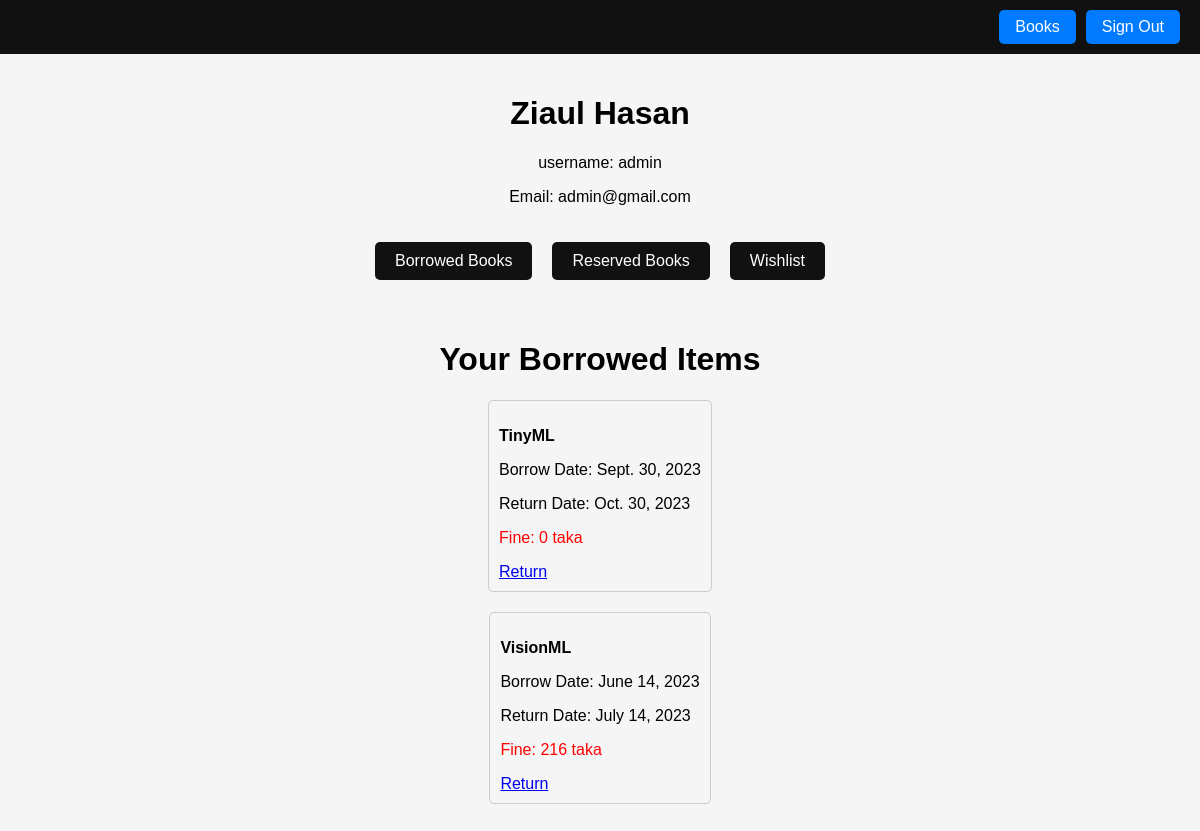
The page /borrowed (signed in) on the database as committed earlier.
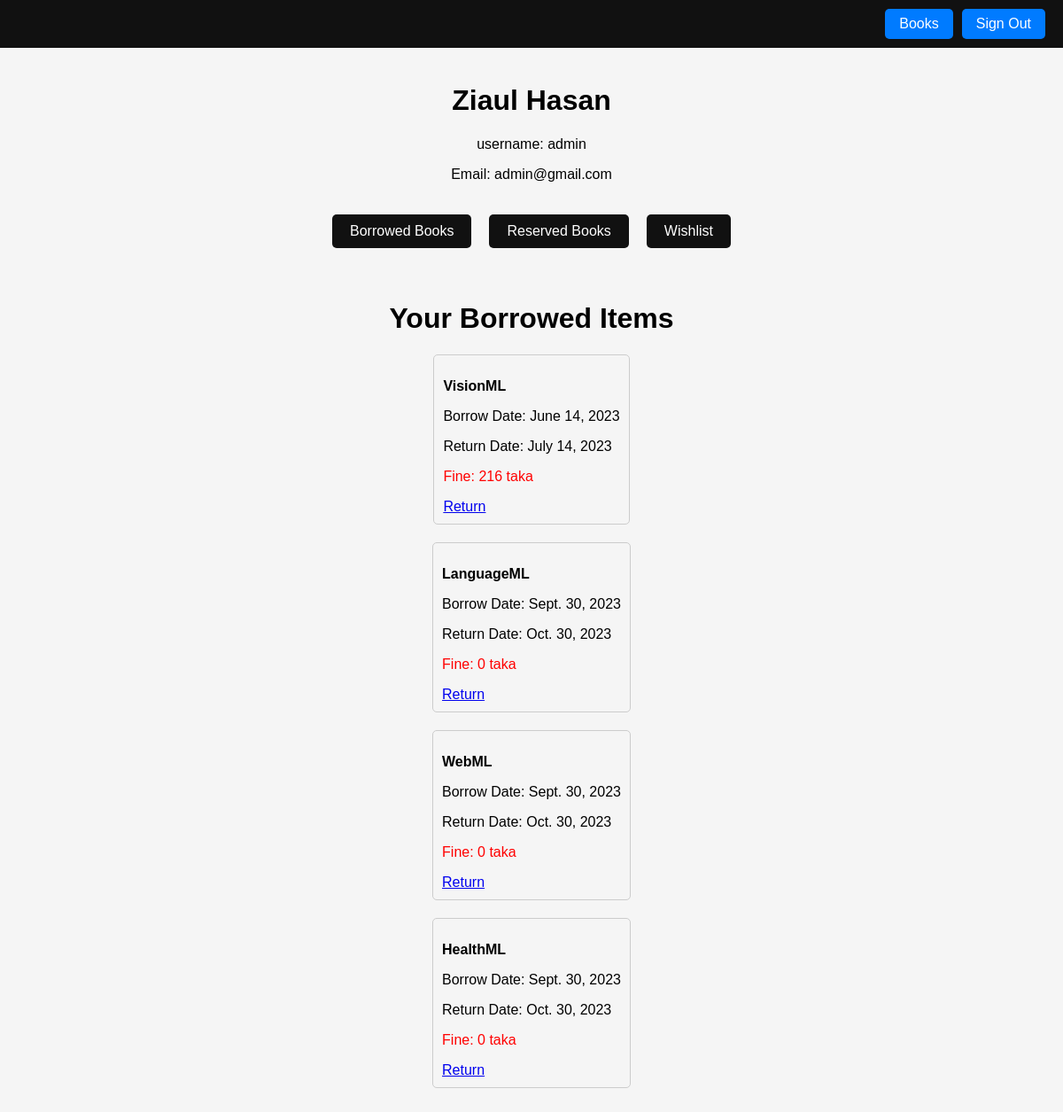
The same page on the database as committed later.
### library/models.py (models this page shows, shortened)
class Borrowed(models.Model):
    book = models.ForeignKey(Book, on_delete=models.CASCADE)
    user = models.ForeignKey(User, on_delete=models.CASCADE)
    borrow_date = models.DateField()

class Book(models.Model):
    title = models.CharField(max_length=200)
    author = models.CharField(max_length=100)
    ISBN = models.CharField(max_length=13, unique=True)
    publication_date = models.DateField()
    genre = models.CharField(max_length=100)
    availability_status = models.BooleanField(default=True)
    num_books_available = models.PositiveIntegerField(default=1)

### library/views.py (the view)
# urls.py: path('borrowed', views.borrowed, name='borrowed'),
def borrowed(request):
    if not request.user.is_authenticated:
        return HttpResponseRedirect(reverse("signup"))
    user = request.user
    borrowed_items = Borrowed.objects.filter(user=user)
    for item in borrowed_items:
        day1 = datetime.datetime.now()
        day2 = item.borrow_date
        date1 = date(day1.year, day1.month, day1.day)
        date2 = date(day2.year, day2.month, day2.day)
        item.fine = numOfDays(date1, date2) * 2
        item.return_date = item.borrow_date+timedelta(days=30)
    context = {
        'borrowed_items': borrowed_items
    }
    return render(request, 'library/6borrowed.html', context)

### library/views.py (called while the page is built)
def numOfDays(date1, date2):
    if date2 > date1:
        return (date2-date1).days
    else:
        return (date1-date2).days

### library/templates/library/6borrowed.html
{% extends 'library/4profile.html' %}
{% block div %}
<h1>Your Borrowed Items</h1>
{% for item in borrowed_items %}
    <div class="borrowed-item">
        <p class="book-title">{{ item.book.title }}</p>
        <p>Borrow Date: {{ item.borrow_date }}</p>
        <p>Return Date: {{ item.return_date }}</p>
        <p class="fine-amount">Fine: {{ item.fine }} taka</p>
        <a href="{% url 'return_book' item.id %}">Return</a>
    </div>
{% empty %}
    <p>You haven't borrowed any items yet.</p>
{% endfor %}
{% endblock %}

### library/templates/library/4profile.html (shortened to what this page needs)
<!DOCTYPE html>
<html lang="en">
<head>
</head>
<body>
    <div class="navbar">
        <a href="books" class="navbar-button">Books</a>
        <a href="signout" class="navbar-button">Sign Out</a>
    </div>
    <div class="content-container">
        <div class="user-info">
            <h1>{{user.first_name}} {{user.last_name}}</h1>
            <p>username: {{user.username}}</p>
            <p>Email: {{user.email}}</p>
        </div>
        <div class="button-row">
            <a href="borrowed" class="button">Borrowed Books</a>
            <a href="reserved" class="button">Reserved Books</a>
            <a href ="wishlist" class="button">Wishlist</a>
        </div>
    </div>
    <div class="content-container">
        {% block div %}
        {% endblock %}
    </div>
</body>
</html>

### library/templates/library/4profile.html (style rules this page uses)
body { background-color: #f5f5f5; margin: 0; padding: 0; font-family: Arial, sans-serif; }
.navbar { background-color: #111; padding: 10px 20px; color: #fff; display: flex; justify-content: flex-end; align-items: center; }
.navbar-button { background-color: #007BFF; color: #fff; border: none; padding: 8px 16px; margin-left: 10px; border-radius: 5px; cursor: pointer; text-decoration: none; }
.content-container { display: flex; flex-direction: column; justify-content: flex-start; align-items: center; padding: 20px; }
.user-info { text-align: center; margin-bottom: 20px; }
.button-row { display: flex; justify-content: center; }
.button { background-color: #111; color: #fff; border: none; padding: 10px 20px; margin: 0 10px; border-radius: 5px; cursor: pointer; text-decoration: none; }
.borrowed-item { margin-bottom: 20px; padding: 10px; border: 1px solid #ccc; border-radius: 5px; }
.book-title { font-weight: bold; }
.fine-amount { color: red; }

Rows that differ between the two databases and show on the page:
removed Borrowed: book "TinyML", borrow_date "Sept. 30, 2023", return_date "Oct. 30, 2023", fine "0"
added Borrowed: book "LanguageML", borrow_date "Sept. 30, 2023", return_date "Oct. 30, 2023", fine "0"
added Borrowed: book "WebML", borrow_date "Sept. 30, 2023", return_date "Oct. 30, 2023", fine "0"
added Borrowed: book "HealthML", borrow_date "Sept. 30, 2023", return_date "Oct. 30, 2023", fine "0"
